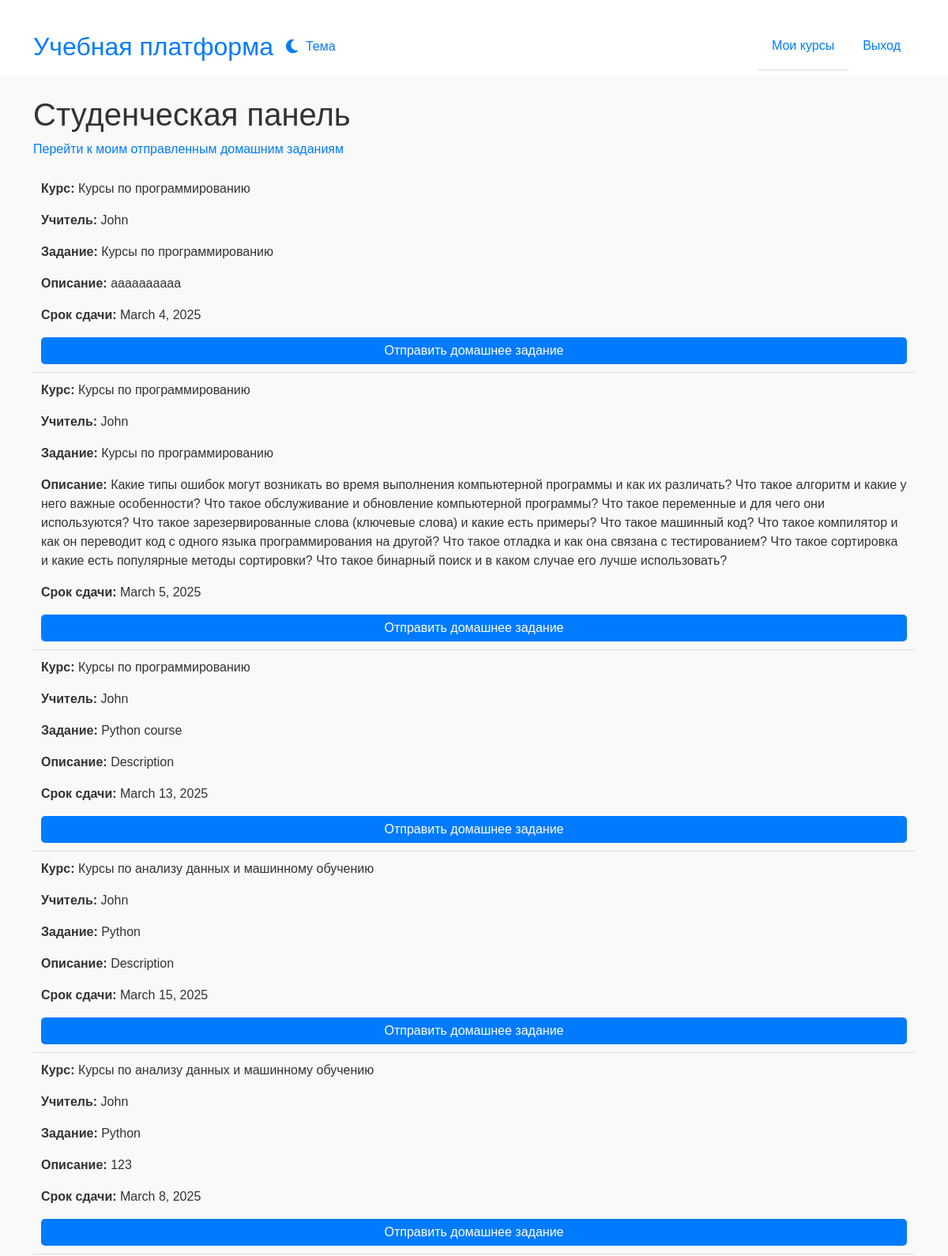
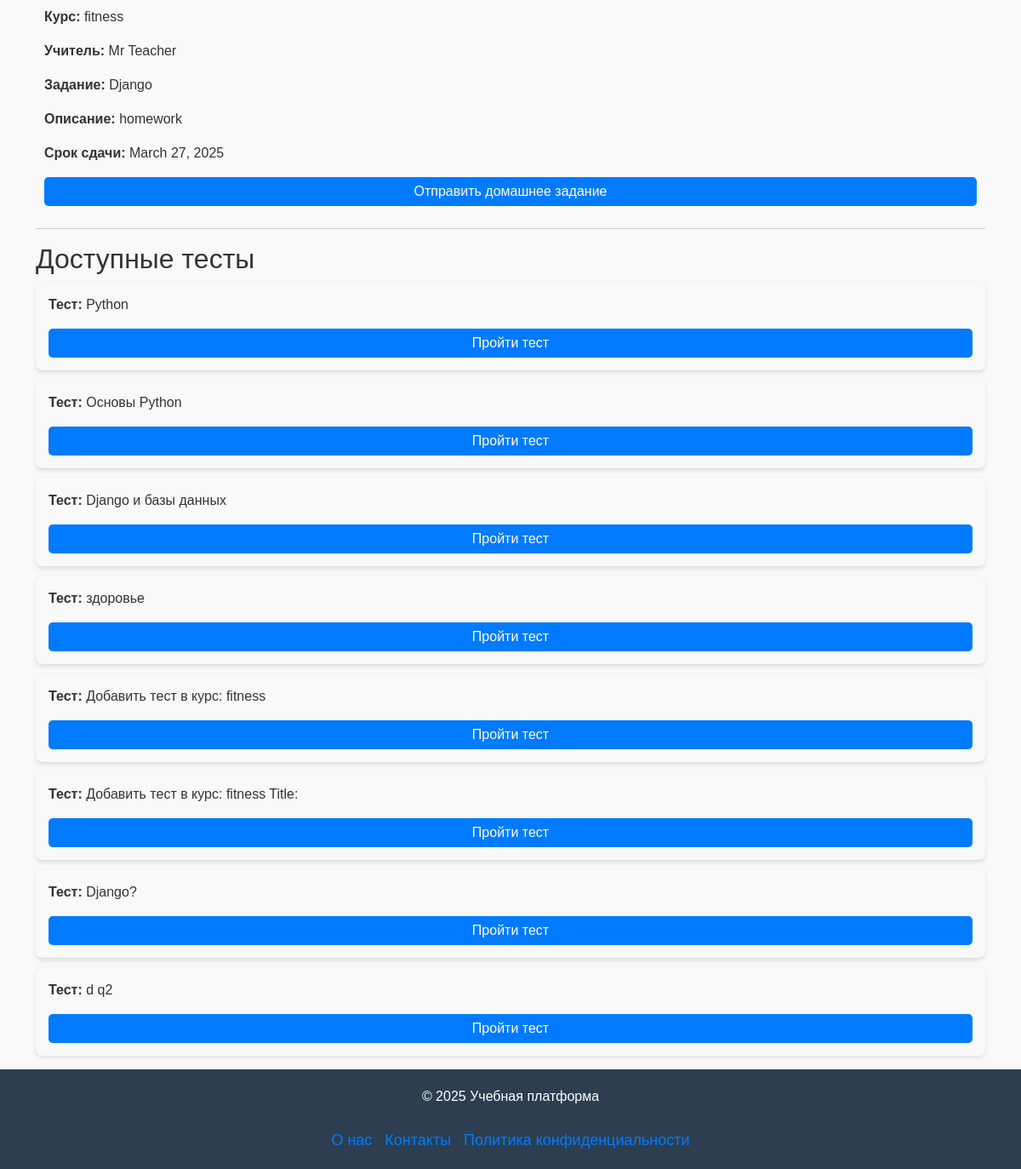
The page /student_dashboard/ (signed in) on the database its author committed (2 pictures, top to bottom).
### online_courses/models.py (models this page shows, shortened)
class Homework(models.Model):
    title = models.CharField(max_length=255)
    description = models.TextField(null=True, blank=True)
    course = models.ForeignKey(Course, on_delete=models.CASCADE, related_name='homeworks')
    due_date = models.DateField()
    assigned_by = models.ForeignKey(User, on_delete=models.CASCADE, limit_choices_to={'role': 'teacher'}, related_name='assigned_homeworks')
    assigned_to = models.ForeignKey(User, on_delete=models.CASCADE, limit_choices_to={'role': 'student'}, related_name='homeworks', blank=True, null=True)

class Course(models.Model):
    title = models.CharField(max_length=255)
    description = models.TextField(null=True, blank=True)
    teacher = models.ForeignKey(User, on_delete=models.SET_NULL, null=True, limit_choices_to={'role': 'teacher'}, related_name='courses_taught')
    students = models.ManyToManyField(User, related_name='enrolled_courses', blank=True, limit_choices_to={'role': 'student'})

class User(AbstractUser):
    ROLE_CHOICES = [
        ('student', 'Студент'),
        ('teacher', 'Преподаватель'),
        ('admin', 'Администратор')
    ]
    username = models.CharField(max_length=100, unique=True)
    email = models.EmailField(unique=True)
    role = models.CharField(max_length=20, choices=ROLE_CHOICES, default='student')
    def __str__(self):
        return self.username

class Quiz(models.Model):
    course = models.ForeignKey(Course, on_delete=models.CASCADE, related_name="quizzes")
    lesson = models.ForeignKey(Lesson, on_delete=models.CASCADE, null=True, blank=True)
    title = models.CharField(max_length=255)
    description = models.TextField()

### online_courses/views.py (the view)
# urls.py: path('student_dashboard/', student_dashboard, name='student_dashboard'),
@login_required
def student_dashboard(request):
    if request.user.role != 'student':
        raise PermissionDenied("Вы не имеете доступа к этой странице.")
    assignments = Homework.objects.filter(assigned_to=request.user)
    quizzes = Quiz.objects.filter(course__students=request.user)
    return render(request, 'student_dashboard.html', {
        'assignments': assignments,
        'quizzes': quizzes,
    })

### online_courses/templates/student_dashboard.html (shortened to what this page needs)
{% extends 'base.html' %}
{% block content %}
<h1 class="fade-in">Студенческая панель</h1>
<p><a href="{% url 'online_courses:student_submissions' %}">Перейти к моим отправленным домашним заданиям</a></p>
{% if assignments %}
    <ul>
        {% for assignment in assignments %}
            <li>
                <p><strong>Курс:</strong> {{ assignment.course.title }}</p>
                <p><strong>Учитель:</strong> {{ assignment.course.teacher }}</p>
                <p><strong>Задание:</strong> {{ assignment.title }}</p>
                <p><strong>Описание:</strong> {{ assignment.description }}</p>
                <p><strong>Срок сдачи:</strong> {{ assignment.due_date }}</p>
                <a href="{% url 'online_courses:submit_homework' assignment.id %}" class="btn btn-primary">Отправить домашнее задание</a>
            </li>
        {% endfor %}
    </ul>
{% else %}
    <p>Нет заданий для выполнения.</p>
{% endif %}
<hr>
<h2>Доступные тесты</h2>
{% if quizzes %}
    <ul>
        {% for quiz in quizzes %}
            <li class="course-card">
                <p><strong>Тест:</strong> {{ quiz.title }}</p>
                <a href="{% url 'online_courses:take_quiz' quiz.id %}" class="btn btn-primary">Пройти тест</a>
            </li>
        {% endfor %}
    </ul>
{% else %}
    <p>Нет доступных тестов.</p>
{% endif %}
{% endblock %}

### online_courses/static/css/style.css (style rules this page uses)
:root { --primary-color: #007bff; --secondary-color: #0056b3; --navbar-background: #ffffff; --navbar-text-color: #007bff; --text-color: #333; --background-color: #f9f9f9; --border-color: #ddd; --footer-background-color: #2c3e50; --footer-text-color: white; --footer-link-color: #f1c40f; }
*, *::before, *::after { box-sizing: border-box; }
html, body { background-color: var(--background-color) !important; color: var(--text-color); min-height: 100vh; }
body { font-family: Arial, sans-serif; min-height: 100vh; display: flex; flex-direction: column; transition: background-color 0.4s ease, color 0.4s ease; }
.fade-in { animation: fadeIn 0.5s ease-in-out; }
h1, h2 { color: var(--text-color); }
.btn-primary { display: flex; align-items: center; justify-content: center; gap: 8px; background-color: var(--primary-color); border: none; color: #fff; padding: 10px 15px; border-radius: 5px; font-size: 16px; cursor: pointer; transition: all 0.3s ease-in-out; }
a { color: var(--primary-color); text-decoration: none; transition: color 0.3s ease-in-out; }
ul { list-style-type: none; padding: 0; }
ul li { padding: 10px; border-bottom: 1px solid var(--border-color); }
ul li:last-child { border-bottom: none; }
ul li a { display: inline-block; width: 100%; text-decoration: none; color: var(--primary-color); }
.course-card { background: var(--background-color); padding: 15px; border-radius: 8px; box-shadow: 0 2px 5px rgba(0, 0, 0, 0.1); margin-bottom: 10px; transition: transform 0.2s ease, box-shadow 0.3s ease; cursor: pointer; }
.btn { display: inline-block; padding: 5px 10px; background: #007bff; color: white; text-decoration: none; border-radius: 5px; }

### rows shown on the page
Homework: course "Курсы по программированию", course.teacher "John", title "Курсы по программированию", description "aaaaaaaaaa", due_date "March 4, 2025"
Homework: course "Курсы по программированию", course.teacher "John", title "Курсы по программированию", description "Какие типы ошибок могут возникать во время выполнения компьютерной программы и как их различать? Что такое алгоритм и какие у него важные особенности? Что такое обслуживание и обновление компьютерной программы? Что такое переменные и для чего они используются? Что такое зарезервированные слова (ключевые слова) и какие есть примеры? Что такое машинный код? Что такое компилятор и как он переводит код с одного языка программирования на другой? Что такое отладка и как она связана с тестированием? Что такое сортировка и какие есть популярные методы сортировки? Что такое бинарный поиск и в каком случае его лучше использовать?", due_date "March 5, 2025"
Homework: course "Курсы по программированию", course.teacher "John", title "Python course", description "Description", due_date "March 13, 2025"
Homework: course "Курсы по анализу данных и машинному обучению", course.teacher "John", title "Python", description "Description", due_date "March 15, 2025"
Homework: course "Курсы по анализу данных и машинному обучению", course.teacher "John", title "Python", description "123", due_date "March 8, 2025"
Homework: course "fitness", course.teacher "Mr Teacher", title "Django", description "homework", due_date "March 27, 2025"
Quiz: title "Python"
Quiz: title "Основы Python"
Quiz: title "Django и базы данных"
Quiz: title "здоровье"
Quiz: title "Добавить тест в курс: fitness"
Quiz: title "Добавить тест в курс: fitness Title:"
Quiz: title "Django?"
Quiz: title "d q2"
